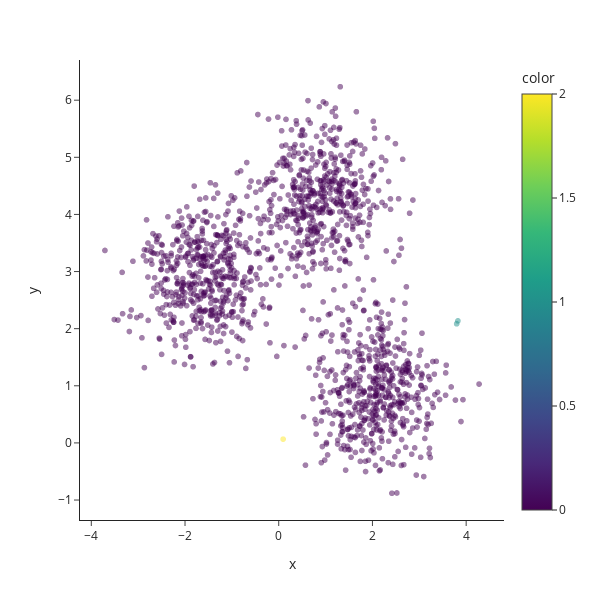

Notebook cell for this chart:
### Markdown cell above
#### <a id='toc1_1_2_3_'></a>[Single linkage](#toc0_)

### Code cell
# different algorithms are good for different applications
agglomerative = cluster.AgglomerativeClustering(n_clusters=3, linkage='single')
pred = agglomerative.fit_predict(X)

# Matplotlib
# plt.figure(figsize=(5, 5))
# plt.scatter(X[:, 0], X[:, 1], c=pred,alpha=0.5)
# plt.show()

# Plotly
fig = px.scatter(x=X[:, 0], y=X[:, 1], color=pred, opacity=0.5)
fig.update_layout(height=600, width=600)
fig.show()

### Figure 1 — Plotly figure (JSON) as saved in the notebook; plotly's stock layout.template omitted (floating-point values rounded to 4 significant figures; data arrays with more than 128 entries replaced by an {"elided": "..."} marker saying what was removed)
{"data": [{"hovertemplate": "x=%{x}<br>y=%{y}<br>color=%{marker.color}<extra></extra>", "legendgroup": "", "marker": {"color": {"elided": "1500 int values"}, "coloraxis": "coloraxis", "opacity": 0.5, "symbol": "circle"}, "mode": "markers", "name": "", "showlegend": false, "type": "scattergl", "x": {"elided": "1500 float values"}, "xaxis": "x", "y": {"elided": "1500 float values"}, "yaxis": "y"}], "layout": {"coloraxis": {"colorbar": {"title": {"text": "color"}}, "colorscale": [[0, "#440154"], [0.1111, "#482878"], [0.2222, "#3e4989"], [0.3333, "#31688e"], [0.4444, "#26828e"], [0.5556, "#1f9e89"], [0.6667, "#35b779"], [0.7778, "#6ece58"], [0.8889, "#b5de2b"], [1, "#fde725"]]}, "height": 600, "legend": {"tracegroupgap": 0}, "margin": {"t": 60}, "width": 600, "xaxis": {"anchor": "y", "domain": [0, 1], "title": {"text": "x"}}, "yaxis": {"anchor": "x", "domain": [0, 1], "title": {"text": "y"}}}}
